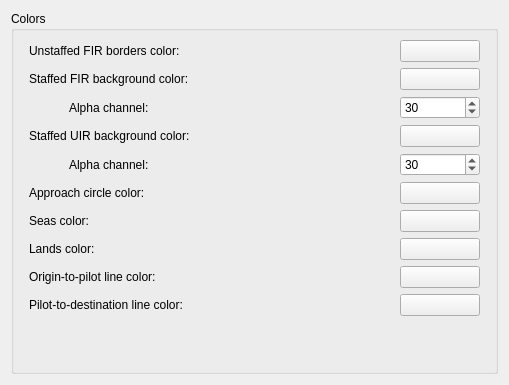
<?xml version="1.0" encoding="UTF-8"?>
<ui version="4.0">
 <class>ColorsPage</class>
 <widget class="QWidget" name="ColorsPage">
  <property name="geometry">
   <rect>
    <x>0</x>
    <y>0</y>
    <width>509</width>
    <height>385</height>
   </rect>
  </property>
  <property name="windowTitle">
   <string notr="true">Colors</string>
  </property>
  <layout class="QHBoxLayout" name="horizontalLayout">
   <item>
    <widget class="QGroupBox" name="ColorsBox">
     <property name="sizePolicy">
      <sizepolicy hsizetype="MinimumExpanding" vsizetype="MinimumExpanding">
       <horstretch>0</horstretch>
       <verstretch>0</verstretch>
      </sizepolicy>
     </property>
     <property name="title">
      <string>Colors</string>
     </property>
     <property name="alignment">
      <set>Qt::AlignLeading|Qt::AlignLeft|Qt::AlignTop</set>
     </property>
     <layout class="QGridLayout" name="gridLayout_5">
      <property name="leftMargin">
       <number>15</number>
      </property>
      <property name="rightMargin">
       <number>15</number>
      </property>
      <item row="0" column="0">
       <layout class="QVBoxLayout" name="verticalLayout_5">
        <item>
         <layout class="QHBoxLayout" name="horizontalLayout_4">
          <item>
           <widget class="QLabel" name="label_8">
            <property name="text">
             <string>Unstaffed FIR borders color:</string>
            </property>
           </widget>
          </item>
          <item>
           <widget class="ColorButton" name="UnstaffedFirColorButton">
            <property name="minimumSize">
             <size>
              <width>80</width>
              <height>0</height>
             </size>
            </property>
            <property name="maximumSize">
             <size>
              <width>80</width>
              <height>16777215</height>
             </size>
            </property>
            <property name="text">
             <string/>
            </property>
           </widget>
          </item>
         </layout>
        </item>
        <item>
         <layout class="QHBoxLayout" name="horizontalLayout_5">
          <item>
           <widget class="QLabel" name="label_9">
            <property name="text">
             <string>Staffed FIR background color:</string>
            </property>
           </widget>
          </item>
          <item>
           <widget class="ColorButton" name="StaffedFirColorButton">
            <property name="minimumSize">
             <size>
              <width>80</width>
              <height>0</height>
             </size>
            </property>
            <property name="maximumSize">
             <size>
              <width>80</width>
              <height>16777215</height>
             </size>
            </property>
            <property name="text">
             <string/>
            </property>
           </widget>
          </item>
         </layout>
        </item>
        <item>
         <layout class="QHBoxLayout" name="horizontalLayout_6">
          <item>
           <spacer name="horizontalSpacer_6">
            <property name="orientation">
             <enum>Qt::Horizontal</enum>
            </property>
            <property name="sizeType">
             <enum>QSizePolicy::Fixed</enum>
            </property>
            <property name="sizeHint" stdset="0">
             <size>
              <width>40</width>
              <height>20</height>
             </size>
            </property>
           </spacer>
          </item>
          <item>
           <widget class="QLabel" name="label_10">
            <property name="text">
             <string>Alpha channel:</string>
            </property>
           </widget>
          </item>
          <item>
           <widget class="QSpinBox" name="StaffedFirColorAlphaBox">
            <property name="minimumSize">
             <size>
              <width>80</width>
              <height>0</height>
             </size>
            </property>
            <property name="maximumSize">
             <size>
              <width>80</width>
              <height>16777215</height>
             </size>
            </property>
            <property name="maximum">
             <number>255</number>
            </property>
            <property name="value">
             <number>30</number>
            </property>
           </widget>
          </item>
         </layout>
        </item>
        <item>
         <layout class="QHBoxLayout" name="horizontalLayout_7">
          <item>
           <widget class="QLabel" name="label_11">
            <property name="text">
             <string>Staffed UIR background color:</string>
            </property>
           </widget>
          </item>
          <item>
           <widget class="ColorButton" name="StaffedUirColorButton">
            <property name="minimumSize">
             <size>
              <width>80</width>
              <height>0</height>
             </size>
            </property>
            <property name="maximumSize">
             <size>
              <width>80</width>
              <height>16777215</height>
             </size>
            </property>
            <property name="text">
             <string/>
            </property>
           </widget>
          </item>
         </layout>
        </item>
        <item>
         <layout class="QHBoxLayout" name="horizontalLayout_8">
          <item>
           <spacer name="horizontalSpacer_7">
            <property name="orientation">
             <enum>Qt::Horizontal</enum>
            </property>
            <property name="sizeType">
             <enum>QSizePolicy::Fixed</enum>
            </property>
            <property name="sizeHint" stdset="0">
             <size>
              <width>40</width>
              <height>20</height>
             </size>
            </property>
           </spacer>
          </item>
          <item>
           <widget class="QLabel" name="label_12">
            <property name="text">
             <string>Alpha channel:</string>
            </property>
           </widget>
          </item>
          <item>
           <widget class="QSpinBox" name="StaffedUirColorAlphaBox">
            <property name="minimumSize">
             <size>
              <width>80</width>
              <height>0</height>
             </size>
            </property>
            <property name="maximumSize">
             <size>
              <width>80</width>
              <height>16777215</height>
             </size>
            </property>
            <property name="maximum">
             <number>255</number>
            </property>
            <property name="value">
             <number>30</number>
            </property>
           </widget>
          </item>
         </layout>
        </item>
        <item>
         <layout class="QHBoxLayout" name="horizontalLayout_9">
          <item>
           <widget class="QLabel" name="label_13">
            <property name="text">
             <string>Approach circle color:</string>
            </property>
           </widget>
          </item>
          <item>
           <widget class="ColorButton" name="ApproachCircleColorButton">
            <property name="minimumSize">
             <size>
              <width>80</width>
              <height>0</height>
             </size>
            </property>
            <property name="maximumSize">
             <size>
              <width>80</width>
              <height>16777215</height>
             </size>
            </property>
            <property name="text">
             <string/>
            </property>
           </widget>
          </item>
         </layout>
        </item>
        <item>
         <layout class="QHBoxLayout" name="horizontalLayout_10">
          <item>
           <widget class="QLabel" name="label_14">
            <property name="text">
             <string>Seas color:</string>
            </property>
           </widget>
          </item>
          <item>
           <widget class="ColorButton" name="SeasColorButton">
            <property name="minimumSize">
             <size>
              <width>80</width>
              <height>0</height>
             </size>
            </property>
            <property name="maximumSize">
             <size>
              <width>80</width>
              <height>16777215</height>
             </size>
            </property>
            <property name="text">
             <string/>
            </property>
           </widget>
          </item>
         </layout>
        </item>
        <item>
         <layout class="QHBoxLayout" name="horizontalLayout_11">
          <item>
           <widget class="QLabel" name="label_15">
            <property name="text">
             <string>Lands color:</string>
            </property>
           </widget>
          </item>
          <item>
           <widget class="ColorButton" name="LandsColorButton">
            <property name="minimumSize">
             <size>
              <width>80</width>
              <height>0</height>
             </size>
            </property>
            <property name="maximumSize">
             <size>
              <width>80</width>
              <height>16777215</height>
             </size>
            </property>
            <property name="text">
             <string/>
            </property>
           </widget>
          </item>
         </layout>
        </item>
        <item>
         <layout class="QHBoxLayout" name="horizontalLayout_12">
          <item>
           <widget class="QLabel" name="label_16">
            <property name="text">
             <string>Origin-to-pilot line color:</string>
            </property>
           </widget>
          </item>
          <item>
           <widget class="ColorButton" name="OriginToPilotLineColorButton">
            <property name="minimumSize">
             <size>
              <width>80</width>
              <height>0</height>
             </size>
            </property>
            <property name="maximumSize">
             <size>
              <width>80</width>
              <height>16777215</height>
             </size>
            </property>
            <property name="text">
             <string/>
            </property>
           </widget>
          </item>
         </layout>
        </item>
        <item>
         <layout class="QHBoxLayout" name="horizontalLayout_13">
          <item>
           <widget class="QLabel" name="label_17">
            <property name="text">
             <string>Pilot-to-destination line color:</string>
            </property>
           </widget>
          </item>
          <item>
           <widget class="ColorButton" name="PilotToDestinationLineColorButton">
            <property name="minimumSize">
             <size>
              <width>80</width>
              <height>0</height>
             </size>
            </property>
            <property name="maximumSize">
             <size>
              <width>80</width>
              <height>16777215</height>
             </size>
            </property>
            <property name="text">
             <string/>
            </property>
           </widget>
          </item>
         </layout>
        </item>
       </layout>
      </item>
      <item row="1" column="0">
       <spacer name="verticalSpacer_5">
        <property name="orientation">
         <enum>Qt::Vertical</enum>
        </property>
        <property name="sizeHint" stdset="0">
         <size>
          <width>20</width>
          <height>40</height>
         </size>
        </property>
       </spacer>
      </item>
     </layout>
    </widget>
   </item>
  </layout>
 </widget>
 <customwidgets>
  <customwidget>
   <class>ColorButton</class>
   <extends>QPushButton</extends>
   <header>ui/buttons/colorbutton.h</header>
  </customwidget>
 </customwidgets>
 <resources/>
 <connections/>
</ui>
